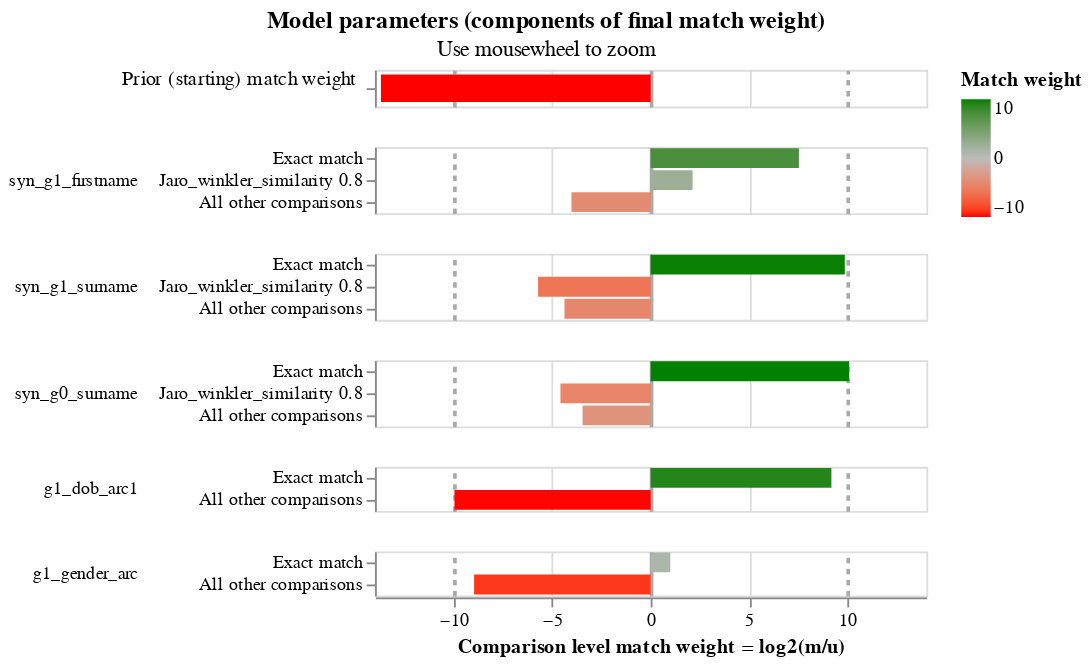

Notebook code for this chart:
### Code cell
linker.match_weights_chart()

### Figure 1 — Vega-Lite specification as saved in the notebook (floating-point values rounded to 4 significant figures)
{"config": {"view": {"continuousWidth": 300, "continuousHeight": 300, "discreteHeight": 60, "discreteWidth": 400}, "header": {"title": null}, "mark": {"tooltip": null}, "title": {"anchor": "middle"}}, "vconcat": [{"mark": {"type": "bar", "clip": true, "height": 15}, "encoding": {"color": {"field": "log2_bayes_factor", "scale": {"domain": [-10, 0, 10], "interpolate": "lab", "range": ["red", "#bbbbbb", "green"]}, "title": "Match weight", "type": "quantitative"}, "tooltip": [{"field": "comparison_name", "title": "Comparison name", "type": "nominal"}, {"field": "probability_two_random_records_match", "format": ".4f", "title": "Probability two random records match", "type": "nominal"}, {"field": "log2_bayes_factor", "format": ",.4f", "title": "Equivalent match weight", "type": "quantitative"}, {"field": "bayes_factor_description", "title": "Match weight description", "type": "nominal"}], "x": {"axis": {"domain": false, "gridColor": {"condition": {"test": "abs(datum.value / 10)  <= 1 & datum.value % 10 === 0", "value": "#aaa"}, "value": "#ddd"}, "gridDash": {"condition": {"test": "abs(datum.value / 10) == 1", "value": [3]}, "value": null}, "gridWidth": {"condition": {"test": "abs(datum.value / 10)  <= 1 & datum.value % 10 === 0", "value": 2}, "value": 1}, "labels": false, "ticks": false, "title": ""}, "field": "log2_bayes_factor", "scale": {"domain": [-14, 14]}, "type": "quantitative"}, "y": {"axis": {"title": "Prior (starting) match weight", "titleAlign": "right", "titleAngle": 0, "titleFontWeight": "normal"}, "field": "label_for_charts", "sort": {"field": "comparison_vector_value", "order": "descending"}, "type": "nominal"}}, "height": 20, "transform": [{"filter": "(datum.comparison_name == 'probability_two_random_records_match')"}]}, {"mark": {"type": "bar", "clip": true}, "encoding": {"color": {"field": "log2_bayes_factor", "scale": {"domain": [-10, 0, 10], "interpolate": "lab", "range": ["red", "#bbbbbb", "green"]}, "title": "Match weight", "type": "quantitative"}, "row": {"field": "comparison_name", "header": {"labelAlign": "left", "labelAnchor": "middle", "labelAngle": 0}, "sort": {"field": "comparison_sort_order"}, "type": "nominal"}, "tooltip": [{"field": "comparison_name", "title": "Comparison name", "type": "nominal"}, {"field": "label_for_charts", "title": "Label", "type": "ordinal"}, {"field": "sql_condition", "title": "SQL condition", "type": "nominal"}, {"field": "m_probability", "format": ".4f", "title": "M probability", "type": "quantitative"}, {"field": "u_probability", "format": ".4f", "title": "U probability", "type": "quantitative"}, {"field": "bayes_factor", "format": ",.4f", "title": "Bayes factor = m/u", "type": "quantitative"}, {"field": "log2_bayes_factor", "format": ",.4f", "title": "Match weight = log2(m/u)", "type": "quantitative"}, {"field": "bayes_factor_description", "title": "Match weight description", "type": "nominal"}], "x": {"axis": {"gridColor": {"condition": {"test": "abs(datum.value / 10)  <= 1 & datum.value % 10 === 0", "value": "#aaa"}, "value": "#ddd"}, "gridDash": {"condition": {"test": "abs(datum.value / 10) == 1", "value": [3]}, "value": null}, "gridWidth": {"condition": {"test": "abs(datum.value / 10)  <= 1 & datum.value % 10 === 0", "value": 2}, "value": 1}, "title": "Comparison level match weight = log2(m/u)"}, "field": "log2_bayes_factor", "scale": {"domain": [-14, 14]}, "type": "quantitative"}, "y": {"axis": {"title": null}, "field": "label_for_charts", "sort": {"field": "comparison_vector_value", "order": "descending"}, "type": "nominal"}}, "height": {"step": 12}, "resolve": {"axis": {"y": "independent"}, "scale": {"y": "independent"}}, "transform": [{"filter": "(datum.comparison_name != 'probability_two_random_records_match')"}]}], "data": {"name": "data-2720ddf54c93dc6ece8bb11020ff13ae"}, "params": [{"name": "mouse_zoom", "select": {"type": "interval", "encodings": ["x"]}, "bind": "scales", "views": []}], "resolve": {"axis": {"y": "independent"}, "scale": {"y": "independent"}}, "title": {"text": "Model parameters (components of final match weight)", "subtitle": "Use mousewheel to zoom"}, "$schema": "https://vega.github.io/schema/vega-lite/v5.9.3.json", "datasets": {"data-2720ddf54c93dc6ece8bb11020ff13ae": [{"comparison_name": "probability_two_random_records_match", "sql_condition": null, "label_for_charts": "", "m_probability": null, "u_probability": null, "m_probability_description": null, "u_probability_description": null, "has_tf_adjustments": false, "tf_adjustment_column": null, "tf_adjustment_weight": null, "is_null_level": false, "bayes_factor": 7.53e-05, "log2_bayes_factor": -13.7, "comparison_vector_value": 0, "max_comparison_vector_value": 0, "bayes_factor_description": "The probability that two random records drawn at random match is 0.000 or one in  13,281.0 records.This is equivalent to a starting match weight of -13.697.", "probability_two_random_records_match": 7.53e-05, "comparison_sort_order": -1}, {"comparison_name": "syn_g1_firstname", "sql_condition": "syn_g1_firstname_l = syn_g1_firstname_r", "label_for_charts": "Exact match", "m_probability": 0.9391, "u_probability": 0.005091, "m_probability_description": "Amongst matching record comparisons, 93.91% of records are in the exact match comparison level", "u_probability_description": "Amongst non-matching record comparisons, 0.51% of records are in the exact match comparison level", "has_tf_adjustments": false, "tf_adjustment_column": null, "tf_adjustment_weight": 1.0, "is_null_level": false, "bayes_factor": 184.5, "log2_bayes_factor": 7.527, "comparison_vector_value": 2, "max_comparison_vector_value": 2, "bayes_factor_description": "If comparison level is `exact match` then comparison is 184.48 times more likely to be a match", "probability_two_random_records_match": 7.53e-05, "comparison_sort_order": 0}, {"comparison_name": "syn_g1_firstname", "sql_condition": "jaro_winkler_similarity(\"syn_g1_firstname_l\", \"syn_g1_firstname_r\") >= 0.8", "label_for_charts": "Jaro_winkler_similarity 0.8", "m_probability": 0.025, "u_probability": 0.00571, "m_probability_description": "Amongst matching record comparisons, 2.50% of records are in the jaro_winkler_similarity 0.8 comparison level", "u_probability_description": "Amongst non-matching record comparisons, 0.57% of records are in the jaro_winkler_similarity 0.8 comparison level", "has_tf_adjustments": false, "tf_adjustment_column": null, "tf_adjustment_weight": 1.0, "is_null_level": false, "bayes_factor": 4.378, "log2_bayes_factor": 2.13, "comparison_vector_value": 1, "max_comparison_vector_value": 2, "bayes_factor_description": "If comparison level is `jaro_winkler_similarity 0.8` then comparison is 4.38 times more likely to be a match", "probability_two_random_records_match": 7.53e-05, "comparison_sort_order": 0}, {"comparison_name": "syn_g1_firstname", "sql_condition": "ELSE", "label_for_charts": "All other comparisons", "m_probability": 0.06088, "u_probability": 0.9892, "m_probability_description": "Amongst matching record comparisons, 6.09% of records are in the all other comparisons comparison level", "u_probability_description": "Amongst non-matching record comparisons, 98.92% of records are in the all other comparisons comparison level", "has_tf_adjustments": false, "tf_adjustment_column": null, "tf_adjustment_weight": 1.0, "is_null_level": false, "bayes_factor": 0.06155, "log2_bayes_factor": -4.022, "comparison_vector_value": 0, "max_comparison_vector_value": 2, "bayes_factor_description": "If comparison level is `all other comparisons` then comparison is  16.25 times less likely to be a match", "probability_two_random_records_match": 7.53e-05, "comparison_sort_order": 0}, {"comparison_name": "syn_g1_surname", "sql_condition": "syn_g1_surname_l = syn_g1_surname_r", "label_for_charts": "Exact match", "m_probability": 0.952, "u_probability": 0.001025, "m_probability_description": "Amongst matching record comparisons, 95.20% of records are in the exact match comparison level", "u_probability_description": "Amongst non-matching record comparisons, 0.10% of records are in the exact match comparison level", "has_tf_adjustments": false, "tf_adjustment_column": null, "tf_adjustment_weight": 1.0, "is_null_level": false, "bayes_factor": 928.9, "log2_bayes_factor": 9.859, "comparison_vector_value": 2, "max_comparison_vector_value": 2, "bayes_factor_description": "If comparison level is `exact match` then comparison is 928.87 times more likely to be a match", "probability_two_random_records_match": 7.53e-05, "comparison_sort_order": 1}, {"comparison_name": "syn_g1_surname", "sql_condition": "jaro_winkler_similarity(\"syn_g1_surname_l\", \"syn_g1_surname_r\") >= 0.8", "label_for_charts": "Jaro_winkler_similarity 0.8", "m_probability": 7.53e-05, "u_probability": 0.00396, "m_probability_description": "Amongst matching record comparisons, 0.01% of records are in the jaro_winkler_similarity 0.8 comparison level", "u_probability_description": "Amongst non-matching record comparisons, 0.40% of records are in the jaro_winkler_similarity 0.8 comparison level", "has_tf_adjustments": false, "tf_adjustment_column": null, "tf_adjustment_weight": 1.0, "is_null_level": false, "bayes_factor": 0.01901, "log2_bayes_factor": -5.717, "comparison_vector_value": 1, "max_comparison_vector_value": 2, "bayes_factor_description": "If comparison level is `jaro_winkler_similarity 0.8` then comparison is  52.60 times less likely to be a match", "probability_two_random_records_match": 7.53e-05, "comparison_sort_order": 1}, {"comparison_name": "syn_g1_surname", "sql_condition": "ELSE", "label_for_charts": "All other comparisons", "m_probability": 0.04789, "u_probability": 0.995, "m_probability_description": "Amongst matching record comparisons, 4.79% of records are in the all other comparisons comparison level", "u_probability_description": "Amongst non-matching record comparisons, 99.50% of records are in the all other comparisons comparison level", "has_tf_adjustments": false, "tf_adjustment_column": null, "tf_adjustment_weight": 1.0, "is_null_level": false, "bayes_factor": 0.04813, "log2_bayes_factor": -4.377, "comparison_vector_value": 0, "max_comparison_vector_value": 2, "bayes_factor_description": "If comparison level is `all other comparisons` then comparison is  20.78 times less likely to be a match", "probability_two_random_records_match": 7.53e-05, "comparison_sort_order": 1}, {"comparison_name": "syn_g0_surname", "sql_condition": "syn_g0_surname_l = syn_g0_surname_r", "label_for_charts": "Exact match", "m_probability": 0.9092, "u_probability": 0.0008443, "m_probability_description": "Amongst matching record comparisons, 90.92% of records are in the exact match comparison level", "u_probability_description": "Amongst non-matching record comparisons, 0.08% of records are in the exact match comparison level", "has_tf_adjustments": false, "tf_adjustment_column": null, "tf_adjustment_weight": 1.0, "is_null_level": false, "bayes_factor": 1077.0, "log2_bayes_factor": 10.07, "comparison_vector_value": 2, "max_comparison_vector_value": 2, "bayes_factor_description": "If comparison level is `exact match` then comparison is 1,076.91 times more likely to be a match", "probability_two_random_records_match": 7.53e-05, "comparison_sort_order": 2}, {"comparison_name": "syn_g0_surname", "sql_condition": "jaro_winkler_similarity(\"syn_g0_surname_l\", \"syn_g0_surname_r\") >= 0.8", "label_for_charts": "Jaro_winkler_similarity 0.8", "m_probability": 0.0001506, "u_probability": 0.003607, "m_probability_description": "Amongst matching record comparisons, 0.02% of records are in the jaro_winkler_similarity 0.8 comparison level", "u_probability_description": "Amongst non-matching record comparisons, 0.36% of records are in the jaro_winkler_similarity 0.8 comparison level", "has_tf_adjustments": false, "tf_adjustment_column": null, "tf_adjustment_weight": 1.0, "is_null_level": false, "bayes_factor": 0.04175, "log2_bayes_factor": -4.582, "comparison_vector_value": 1, "max_comparison_vector_value": 2, "bayes_factor_description": "If comparison level is `jaro_winkler_similarity 0.8` then comparison is  23.95 times less likely to be a match", "probability_two_random_records_match": 7.53e-05, "comparison_sort_order": 2}, {"comparison_name": "syn_g0_surname", "sql_condition": "ELSE", "label_for_charts": "All other comparisons", "m_probability": 0.09066, "u_probability": 0.9955, "m_probability_description": "Amongst matching record comparisons, 9.07% of records are in the all other comparisons comparison level", "u_probability_description": "Amongst non-matching record comparisons, 99.55% of records are in the all other comparisons comparison level", "has_tf_adjustments": false, "tf_adjustment_column": null, "tf_adjustment_weight": 1.0, "is_null_level": false, "bayes_factor": 0.09106, "log2_bayes_factor": -3.457, "comparison_vector_value": 0, "max_comparison_vector_value": 2, "bayes_factor_description": "If comparison level is `all other comparisons` then comparison is  10.98 times less likely to be a match", "probability_two_random_records_match": 7.53e-05, "comparison_sort_order": 2}, {"comparison_name": "g1_dob_arc1", "sql_condition": "\"g1_dob_arc1_l\" = \"g1_dob_arc1_r\"", "label_for_charts": "Exact match", "m_probability": 1.0, "u_probability": 0.001726, "m_probability_description": "Amongst matching record comparisons, 100.00% of records are in the exact match comparison level", "u_probability_description": "Amongst non-matching record comparisons, 0.17% of records are in the exact match comparison level", "has_tf_adjustments": false, "tf_adjustment_column": null, "tf_adjustment_weight": 1.0, "is_null_level": false, "bayes_factor": 579.5, "log2_bayes_factor": 9.179, "comparison_vector_value": 1, "max_comparison_vector_value": 1, "bayes_factor_description": "If comparison level is `exact match` then comparison is 579.48 times more likely to be a match", "probability_two_random_records_match": 7.53e-05, "comparison_sort_order": 3}, {"comparison_name": "g1_dob_arc1", "sql_condition": "ELSE", "label_for_charts": "All other comparisons", "m_probability": 0.001, "u_probability": 0.9983, "m_probability_description": "Amongst matching record comparisons, 0.10% of records are in the all other comparisons comparison level", "u_probability_description": "Amongst non-matching record comparisons, 99.83% of records are in the all other comparisons comparison level", "has_tf_adjustments": false, "tf_adjustment_column": null, "tf_adjustment_weight": 1.0, "is_null_level": false, "bayes_factor": 0.001002, "log2_bayes_factor": -9.963, "comparison_vector_value": 0, "max_comparison_vector_value": 1, "bayes_factor_description": "If comparison level is `all other comparisons` then comparison is  998.27 times less likely to be a match", "probability_two_random_records_match": 7.53e-05, "comparison_sort_order": 3}, {"comparison_name": "g1_gender_arc", "sql_condition": "\"g1_gender_arc_l\" = \"g1_gender_arc_r\"", "label_for_charts": "Exact match", "m_probability": 1.0, "u_probability": 0.5003, "m_probability_description": "Amongst matching record comparisons, 100.00% of records are in the exact match comparison level", "u_probability_description": "Amongst non-matching record comparisons, 50.03% of records are in the exact match comparison level", "has_tf_adjustments": false, "tf_adjustment_column": null, "tf_adjustment_weight": 1.0, "is_null_level": false, "bayes_factor": 1.999, "log2_bayes_factor": 0.9991, "comparison_vector_value": 1, "max_comparison_vector_value": 1, "bayes_factor_description": "If comparison level is `exact match` then comparison is 2.00 times more likely to be a match", "probability_two_random_records_match": 7.53e-05, "comparison_sort_order": 4}, {"comparison_name": "g1_gender_arc", "sql_condition": "ELSE", "label_for_charts": "All other comparisons", "m_probability": 0.001, "u_probability": 0.4997, "m_probability_description": "Amongst matching record comparisons, 0.10% of records are in the all other comparisons comparison level", "u_probability_description": "Amongst non-matching record comparisons, 49.97% of records are in the all other comparisons comparison level", "has_tf_adjustments": false, "tf_adjustment_column": null, "tf_adjustment_weight": 1.0, "is_null_level": false, "bayes_factor": 0.002001, "log2_bayes_factor": -8.965, "comparison_vector_value": 0, "max_comparison_vector_value": 1, "bayes_factor_description": "If comparison level is `all other comparisons` then comparison is  499.70 times less likely to be a match", "probability_two_random_records_match": 7.53e-05, "comparison_sort_order": 4}]}}
